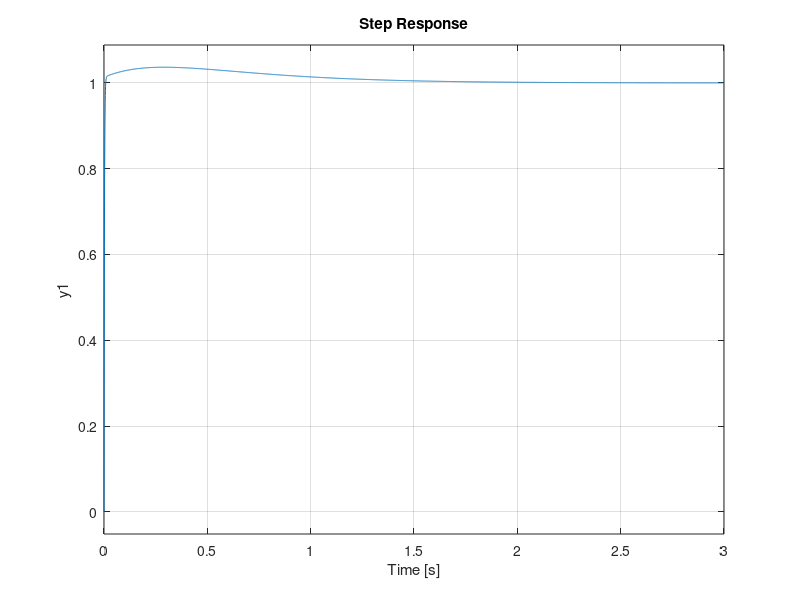

This chart was generated by the following MATLAB code: (Note: this script raises an error after producing the figure.)
%slide pdf stability

numg=500*poly([-2 -5 -6]);
deng=poly([0 -8 -10 12]);
G=tf(numg,deng)
T=feedback(G,1)
poles=pole(T)

%bentuk step
Kp=dcgain(G)
ess=1/(1+Kp)
step(T)
hold on

%bentuk ramp
densg=deng;
numsg=convconv([1 0],numg);
